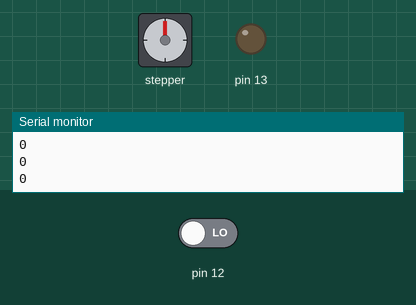
This sketch was run on a simulated Arduino Uno, built with avr-gcc and run on an emulated ATmega328P. On the bench: stepper motor, output pins drawn as LEDs (lit = HIGH), the last lines printed to the serial monitor. Wiring (inferred from the names in the program): stepper motor (2048 steps per turn assumed): coils pin 5, pin 4, pin 3, pin 2. Inputs (shaded band) come from the test bench; at power-on: pin 12 LOW. Pins used as bus, display or sensor lines are not drawn.

Above: at 1.2 s.
1.3 s: pin 12 driven HIGH
At 2.8 s:
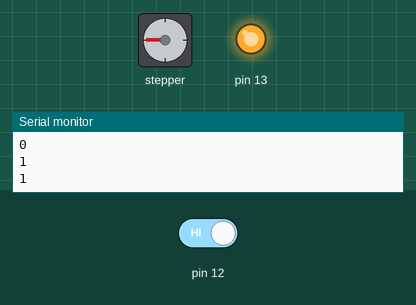
4.3 s: pin 12 driven LOW
At 5.4 s:
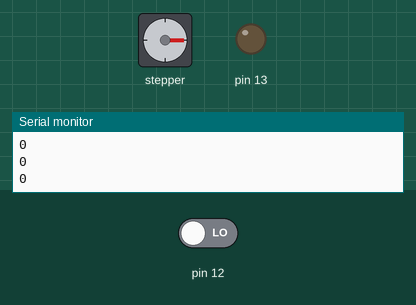
5.9 s: pin 12 driven HIGH
At 7.5 s:
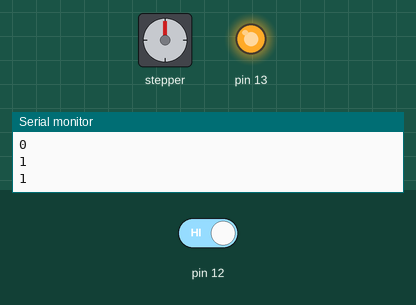
8.9 s: pin 12 driven LOW
At 10.1 s:
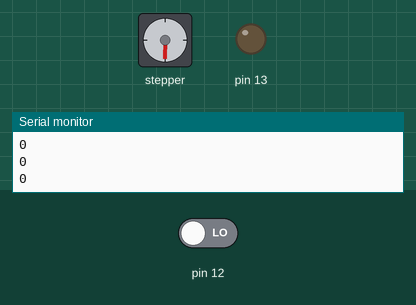
10.5 s: pin 12 driven HIGH
At 12.1 s:
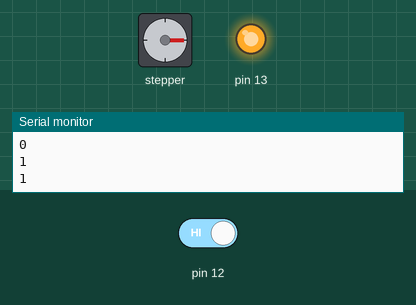
Timing chart, 0 to 70.0 s (numbered marks = the images above; inputs shaded):
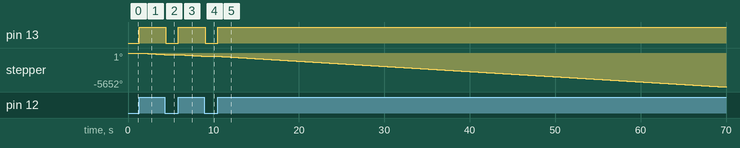

Measured:
- after the input at 1.3 s, pin 13: LOW → HIGH at once; stepper: keeps turning counter-clockwise at about 87°/s, starting at once
- after the input at 4.3 s, pin 13: HIGH → LOW after 0.15 s; stepper: goes on until 4.4 s, then stays -269°
- after the input at 5.9 s, pin 13: LOW → HIGH at once; stepper: keeps turning counter-clockwise at about 86°/s, starting at once
- after the input at 8.9 s, pin 13: HIGH → LOW after 0.15 s; stepper: goes on until 9.0 s, then stays -539°
- after the input at 10.5 s, pin 13: LOW → HIGH at once; stepper: keeps turning counter-clockwise at about 86°/s, starting at once

The sketch:

pakanikan-arduinonano.ino
```cpp
#define IN1 5
#define IN2 4
#define IN3 3
#define IN4 2
int Steps = 0;
boolean Direction = true;
unsigned long last_time;
unsigned long currentMillis ;
int steps_left = 4095;
long time2;
boolean dt;
void setup()
{
  dt=0;
  Serial.begin(9600);
  pinMode(IN1, OUTPUT);
  pinMode(IN2, OUTPUT);
  pinMode(IN3, OUTPUT);
  pinMode(IN4, OUTPUT);
  digitalWrite(IN1, LOW);
  digitalWrite(IN2, LOW);
  digitalWrite(IN3, LOW);
  digitalWrite(IN4, LOW);
  pinMode(13, OUTPUT);
  pinMode(12, INPUT);
  digitalWrite(13, LOW);
  // delay(1000);

}
void loop(){
  dt=digitalRead(12);
  Serial.println(dt);
  digitalWrite(13, dt);
  if(dt==1){
    //dt=digitalRead(12);
    for(int i=0;i<1024;i++){
      stepper(1);
      steps_left--;
      delayMicroseconds(1000);
    }
  }
}
void stepper(int xw) {
  for (int x = 0; x < xw; x++) {
    switch (Steps) {
      case 0:
        digitalWrite(IN1, LOW);
        digitalWrite(IN2, LOW);
        digitalWrite(IN3, LOW);
        digitalWrite(IN4, HIGH);
        break;
      case 1:
        digitalWrite(IN1, LOW);
        digitalWrite(IN2, LOW);
        digitalWrite(IN3, HIGH);
        digitalWrite(IN4, HIGH);
        break;
      case 2:
        digitalWrite(IN1, LOW);
        digitalWrite(IN2, LOW);
        digitalWrite(IN3, HIGH);
        digitalWrite(IN4, LOW);
        break;
      case 3:
        digitalWrite(IN1, LOW);
        digitalWrite(IN2, HIGH);
        digitalWrite(IN3, HIGH);
        digitalWrite(IN4, LOW);
        break;
      case 4:
        digitalWrite(IN1, LOW);
        digitalWrite(IN2, HIGH);
        digitalWrite(IN3, LOW);
        digitalWrite(IN4, LOW);
        break;
      case 5:
        digitalWrite(IN1, HIGH);
        digitalWrite(IN2, HIGH);
        digitalWrite(IN3, LOW);
        digitalWrite(IN4, LOW);
        break;
      case 6:
        digitalWrite(IN1, HIGH);
        digitalWrite(IN2, LOW);
        digitalWrite(IN3, LOW);
        digitalWrite(IN4, LOW);
        break;
      case 7:
        digitalWrite(IN1, HIGH);
        digitalWrite(IN2, LOW);
        digitalWrite(IN3, LOW);
        digitalWrite(IN4, HIGH);
        break;
      default:
        digitalWrite(IN1, LOW);
        digitalWrite(IN2, LOW);
        digitalWrite(IN3, LOW);
        digitalWrite(IN4, LOW);
        break;
    }
    SetDirection();
  }
}
void SetDirection() {
  if (Direction == 1) {
    Steps++;
  }
  if (Direction == 0) {
    Steps--;
  }
  if (Steps > 7) {
    Steps = 0;
  }
  if (Steps < 0) {
    Steps = 7;
  }
}
```
